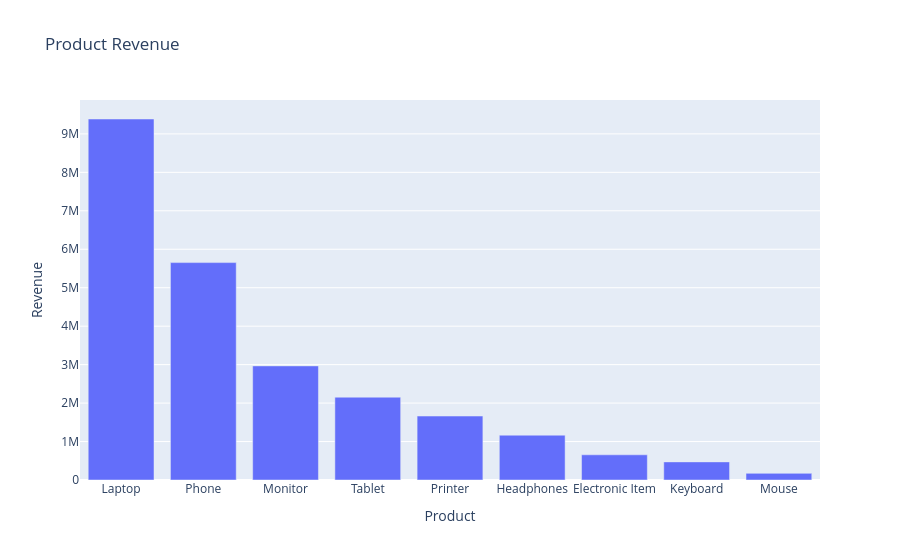

Notebook source saved alongside this figure:
### Code cell
#Display the revenue on the bars
#Create an interactive plotly bar chart with hover information showing Product name and Revenue

fig = px.bar(product_revenue, x=product_revenue.index, y=product_revenue.values, labels={'x': 'Product', 'y': 'Revenue'}, title='Product Revenue')
fig.show()

### Figure 1 — Plotly figure (JSON) as saved in the notebook; plotly's stock layout.template omitted (floating-point values rounded to 4 significant figures)
{"data": [{"hovertemplate": "Product=%{x}<br>Revenue=%{y}<extra></extra>", "legendgroup": "", "marker": {"color": "#636efa", "pattern": {"shape": ""}}, "name": "", "orientation": "v", "showlegend": false, "textposition": "auto", "type": "bar", "x": ["Laptop", "Phone", "Monitor", "Tablet", "Printer", "Headphones", "Electronic Item", "Keyboard", "Mouse"], "xaxis": "x", "y": [9387000.0, 5653000.0, 2967000.0, 2154000.0, 1663000.0, 1165000.0, 655100.0, 470800.0, 172900.0], "yaxis": "y"}], "layout": {"barmode": "relative", "legend": {"tracegroupgap": 0}, "title": {"text": "Product Revenue"}, "xaxis": {"anchor": "y", "domain": [0, 1], "title": {"text": "Product"}}, "yaxis": {"anchor": "x", "domain": [0, 1], "title": {"text": "Revenue"}}}}
